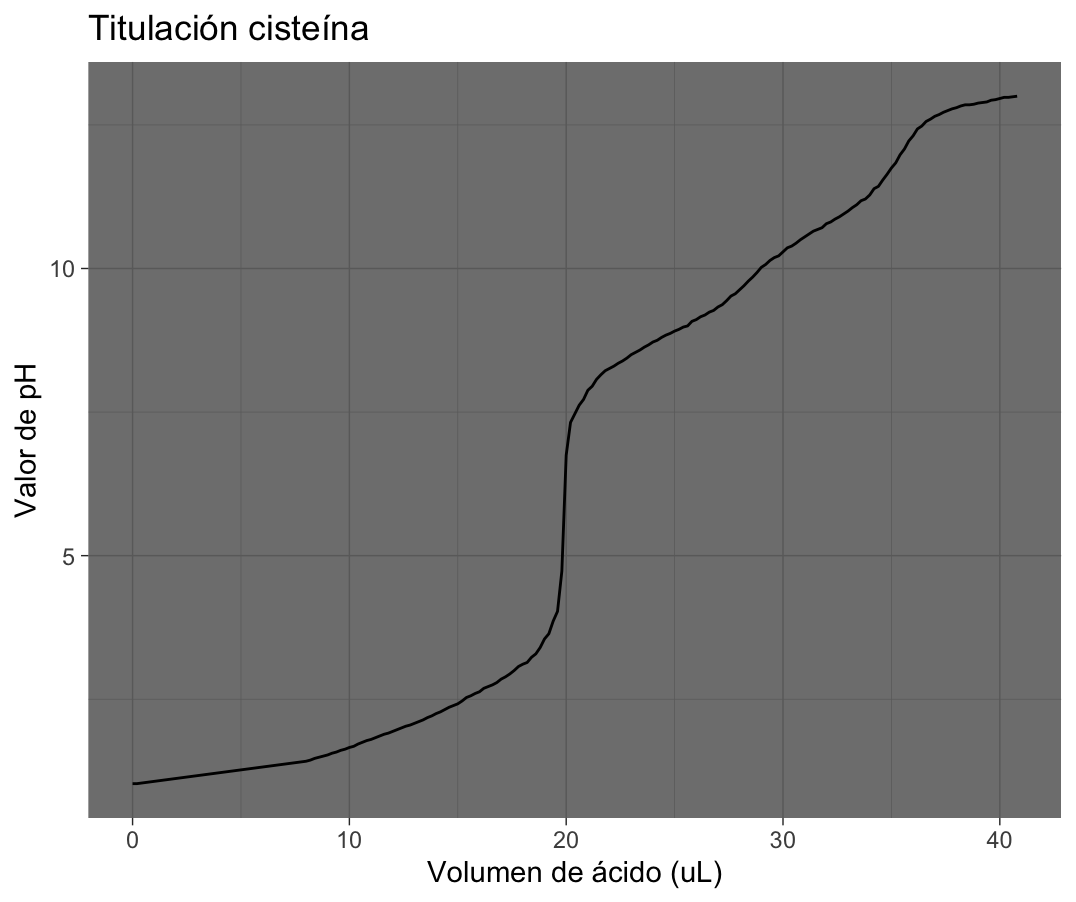

Source code (R):
#Creador: MARIANO GUERRA
#Llamado de bases de datos

#Llamar la base de datos desde la computadora

install.packages("readr")
library(readr)

library(readr)
datos_titulacion_2_ <- read_csv("Downloads/datos_titulacion(2).csv")
View(datos_titulacion_2_)

#Llamar desde un repositorio (internet)

repositorio <- read_csv(file = "https://raw.githubusercontent.com/ManuelLaraMVZ/titulacion_amino_acidos/main/datos_titulacion%20(2).csv")
head(repositorio) #Para ver encabezado
View(repositorio)


#Gráfica

install.packages("ggplot2")
library(ggplot2)


grafica <- ggplot(repositorio, aes(x=Volumen, y=pH))+ geom_line()+ 
  labs(title = "Titulación cisteína",
       x= "Volumen de ácido (uL)", 
       y="Valor de pH")+
  theme_dark()

grafica
